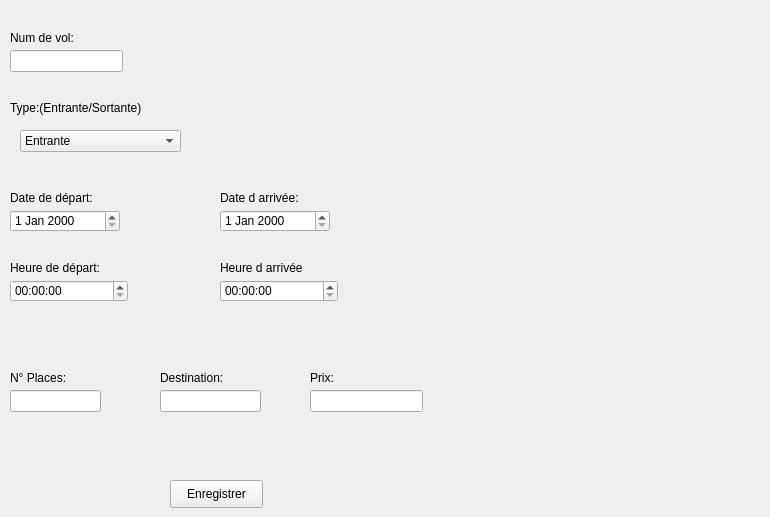
   <widget class="QWidget" name="Ajouter">
    <attribute name="title">
     <string>Ajouter</string>
    </attribute>
    <widget class="QLineEdit" name="ajouter_numvol">
     <property name="geometry">
      <rect>
       <x>10</x>
       <y>50</y>
       <width>113</width>
       <height>22</height>
      </rect>
     </property>
    </widget>
    <widget class="QDateEdit" name="ajouter_datedepart">
     <property name="geometry">
      <rect>
       <x>10</x>
       <y>210</y>
       <width>110</width>
       <height>22</height>
      </rect>
     </property>
    </widget>
    <widget class="QTimeEdit" name="ajouter_heuredepart">
     <property name="geometry">
      <rect>
       <x>10</x>
       <y>280</y>
       <width>118</width>
       <height>22</height>
      </rect>
     </property>
    </widget>
    <widget class="QTimeEdit" name="ajouter_heurearrivee">
     <property name="geometry">
      <rect>
       <x>220</x>
       <y>280</y>
       <width>118</width>
       <height>22</height>
      </rect>
     </property>
    </widget>
    <widget class="QLineEdit" name="ajouter_nbplace">
     <property name="geometry">
      <rect>
       <x>10</x>
       <y>390</y>
       <width>91</width>
       <height>22</height>
      </rect>
     </property>
    </widget>
    <widget class="QLineEdit" name="ajouter_destination">
     <property name="geometry">
      <rect>
       <x>160</x>
       <y>390</y>
       <width>101</width>
       <height>22</height>
      </rect>
     </property>
    </widget>
    <widget class="QLineEdit" name="ajouter_prixx">
     <property name="geometry">
      <rect>
       <x>310</x>
       <y>390</y>
       <width>113</width>
       <height>22</height>
      </rect>
     </property>
    </widget>
    <widget class="QPushButton" name="ajouter_enregistrer">
     <property name="geometry">
      <rect>
       <x>170</x>
       <y>480</y>
       <width>93</width>
       <height>28</height>
      </rect>
     </property>
     <property name="text">
      <string>Enregistrer</string>
     </property>
    </widget>
    <widget class="QLabel" name="label">
     <property name="geometry">
      <rect>
       <x>10</x>
       <y>30</y>
       <width>81</width>
       <height>16</height>
      </rect>
     </property>
     <property name="text">
      <string>Num de vol:</string>
     </property>
    </widget>
    <widget class="QLabel" name="label_2">
     <property name="geometry">
      <rect>
       <x>10</x>
       <y>190</y>
       <width>101</width>
       <height>16</height>
      </rect>
     </property>
     <property name="text">
      <string>Date de départ:</string>
     </property>
    </widget>
    <widget class="QLabel" name="label_3">
     <property name="geometry">
      <rect>
       <x>10</x>
       <y>260</y>
       <width>101</width>
       <height>16</height>
      </rect>
     </property>
     <property name="text">
      <string>Heure de départ:</string>
     </property>
    </widget>
    <widget class="QLabel" name="label_4">
     <property name="geometry">
      <rect>
       <x>220</x>
       <y>260</y>
       <width>101</width>
       <height>16</height>
      </rect>
     </property>
     <property name="text">
      <string>Heure d arrivée</string>
     </property>
    </widget>
    <widget class="QLabel" name="label_5">
     <property name="geometry">
      <rect>
       <x>10</x>
       <y>100</y>
       <width>151</width>
       <height>16</height>
      </rect>
     </property>
     <property name="text">
      <string>Type:(Entrante/Sortante)</string>
     </property>
    </widget>
    <widget class="QDateEdit" name="ajouter_datearrivee">
     <property name="geometry">
      <rect>
       <x>220</x>
       <y>210</y>
       <width>110</width>
       <height>22</height>
      </rect>
     </property>
    </widget>
    <widget class="QLabel" name="label_6">
     <property name="geometry">
      <rect>
       <x>220</x>
       <y>190</y>
       <width>91</width>
       <height>16</height>
      </rect>
     </property>
     <property name="text">
      <string>Date d arrivée:</string>
     </property>
    </widget>
    <widget class="QLabel" name="label_7">
     <property name="geometry">
      <rect>
       <x>10</x>
       <y>370</y>
       <width>61</width>
       <height>16</height>
      </rect>
     </property>
     <property name="text">
      <string>N° Places:</string>
     </property>
    </widget>
    <widget class="QLabel" name="label_8">
     <property name="geometry">
      <rect>
       <x>160</x>
       <y>370</y>
       <width>71</width>
       <height>16</height>
      </rect>
     </property>
     <property name="text">
      <string>Destination: </string>
     </property>
    </widget>
    <widget class="QLabel" name="label_9">
     <property name="geometry">
      <rect>
       <x>310</x>
       <y>370</y>
       <width>55</width>
       <height>16</height>
      </rect>
     </property>
     <property name="text">
      <string>Prix:</string>
     </property>
    </widget>
    <widget class="QLabel" name="pic">
     <property name="enabled">
      <bool>true</bool>
     </property>
     <property name="geometry">
      <rect>
       <x>390</x>
       <y>30</y>
       <width>371</width>
       <height>331</height>
      </rect>
     </property>
     <property name="text">
      <string/>
     </property>
    </widget>
    <widget class="QComboBox" name="ajouter_type">
     <property name="geometry">
      <rect>
       <x>20</x>
       <y>130</y>
       <width>161</width>
       <height>22</height>
      </rect>
     </property>
     <item>
      <property name="text">
       <string>Entrante</string>
      </property>
     </item>
     <item>
      <property name="text">
       <string>Sortante</string>
      </property>
     </item>
    </widget>
   </widget>
